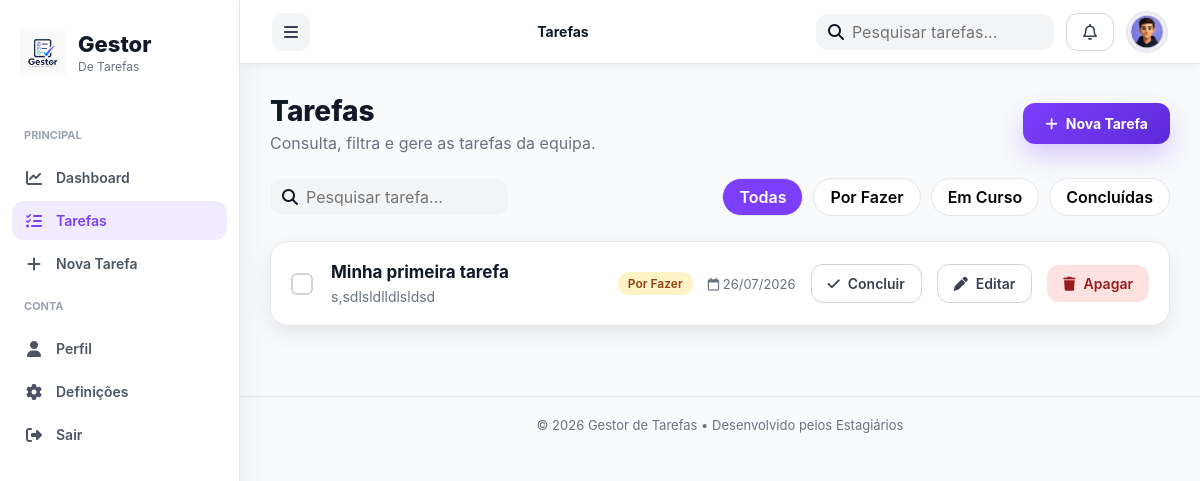
/tarefas.php (signed in), run on the app's committed database.
### tables this page shows
CREATE TABLE `tasks` (
  `id` int(11) NOT NULL,
  `user_id` int(11) NOT NULL,
  `titulo` varchar(200) NOT NULL,
  `descricao` text DEFAULT NULL,
  `status` enum('pendente','em_andamento','concluida') DEFAULT 'pendente',
  `data_limite` date DEFAULT NULL,
  `criado_em` timestamp NOT NULL DEFAULT current_timestamp()
);

### tarefas.php (the view, shortened to what this page needs)
<?php
require_once "config/database.php";
$user_id = $_SESSION["user_id"];
$sql = "SELECT * FROM tasks WHERE user_id = ? ORDER BY criado_em DESC";
$stmt = $conn->prepare($sql);
$stmt->bind_param("i", $user_id);
$stmt->execute();
$tarefas = $stmt->get_result();
?>
<!DOCTYPE html>
<html lang="pt">
<head>
    <link rel="stylesheet" href="https://cdnjs.cloudflare.com/ajax/libs/font-awesome/6.7.2/css/all.min.css">
    <link rel="stylesheet" href="css/style.css">
    <link rel="stylesheet" href="css/components.css">
    <link rel="stylesheet" href="css/layout.css">
    <link rel="stylesheet" href="css/tarefas.css">
    <link rel="stylesheet" href="css/responsive.css">
</head>
<body>
<div class="app">
    <?php include "includes/sidebar.php"; ?>
    <main class="main">
        <?php include "includes/header.php"; ?>
        <section class="tasks-page">
            <div class="tasks-toolbar">
                <div>
                    <h1>Tarefas</h1>
                    <p>Consulta, filtra e gere as tarefas da equipa.</p>
                </div>
                <a href="nova_tarefa.php" class="btn btn-primary">
                    <i class="fa-solid fa-plus"></i>
                    Nova Tarefa
                </a>
            </div>
            <div class="filters">
                <div class="search-box">
                    <i class="fa-solid fa-magnifying-glass"></i>
                    <input type="text" placeholder="Pesquisar tarefa...">
                </div>
                <div class="filter-group">
                    <button class="filter-btn active">Todas</button>
                    <button class="filter-btn">Por Fazer</button>
                    <button class="filter-btn">Em Curso</button>
                    <button class="filter-btn">Concluídas</button>
                </div>
            </div>
            <div class="tasks-list">
                <?php if ($tarefas->num_rows > 0): ?>
                    <?php while ($task = $tarefas->fetch_assoc()): ?>
                        <?php
                        $hoje = date("Y-m-d");
                        $atrasada = (
                            !empty($task["data_limite"]) &&
                            $task["data_limite"] < $hoje &&
                            $task["status"] !== "concluida"
                        );
                        $badgeClasse = "todo";
                        $badgeTexto = "Por Fazer";
                        ?>
                        <article class="card task-item">
                            <div class="task-left">
                                <div class="task-check <?php echo $task["status"] === "concluida" ? "checked" : ""; ?>"></div>
                                <div class="task-info">
                                    <h3><?php echo htmlspecialchars($task["titulo"]); ?></h3>
                                    <?php if (!empty($task["descricao"])): ?>
                                        <p><?php echo htmlspecialchars($task["descricao"]); ?></p>
                                    <?php endif; ?>
                                </div>
                            </div>
                            <div class="task-right">
                                <span class="badge <?php echo $badgeClasse; ?>">
                                    <?php echo $badgeTexto; ?>
                                </span>
                                <?php if (!empty($task["data_limite"])): ?>
                                    <span class="task-date <?php echo $atrasada ? "overdue" : ""; ?>">
                                        <i class="fa-regular fa-calendar"></i>
                                        <?php echo date("d/m/Y", strtotime($task["data_limite"])); ?>
                                    </span>
                                <?php endif; ?>
                                <?php if ($task["status"] !== "concluida"): ?>
                                    <a
                                        href="tarefas/concluir.php?id=<?php echo $task["id"]; ?>"
                                        class="btn btn-secondary"
                                        onclick="return confirm('Marcar esta tarefa como concluída?')">
                                        <i class="fa-solid fa-check"></i>
                                        Concluir
                                    </a>
                                <?php endif; ?>
                                <a
                                    href="editar_tarefa.php?id=<?php echo $task["id"]; ?>"
                                    class="btn btn-secondary">
                                    <i class="fa-solid fa-pen"></i>
                                    Editar
                                </a>
                                <a
                                    href="tarefas/apagar.php?id=<?php echo $task["id"]; ?>"
                                    class="btn btn-danger"
                                    onclick="return confirm('Tens a certeza que queres apagar esta tarefa?')">
                                    <i class="fa-solid fa-trash"></i>
                                    Apagar
                                </a>
                            </div>
                        </article>
                    <?php endwhile; ?>
                <?php endif; ?>
            </div>
        </section>
        <?php include "includes/footer.php"; ?>
    </main>
</div>
</body>
</html>

### css/style.css (style rules this page uses)
:root { --primary:#7B3FFC; --primary-dark:#5E2AD9; --primary-light:#F0EBFF; --success:#2ECC71; --warning:#F1C40F; --orange:#E67E22; --danger:#E74C3C; --info:#3498DB; --white:#FFFFFF; --gray-50:#F9FAFB; --gray-100:#F3F4F6; --gray-200:#E5E7EB; --gray-300:#D1D5DB; --gray-400:#9CA3AF; --gray-500:#6B7280; --gray-600:#4B5563; --gray-700:#374151; --gray-800:#1F2937; --gray-900:#111827; --background:#F8FAFC; --border:#E5E7EB; --shadow-sm:0 2px 6px rgba(0,0,0,.05); --shadow:0 8px 20px rgba(0,0,0,.08); --shadow-lg:0 20px 45px rgba(0,0,0,.12); --radius-sm:8px; --radius:12px; --radius-lg:18px; --radius-xl:24px; --transition:.25s ease; }
* { margin:0; padding:0; box-sizing:border-box; }
html { scroll-behavior:smooth; }
body { font-family: "Inter", "Segoe UI", Arial, sans-serif; background:var(--background); color:var(--gray-900); min-height:100vh; }
a { color:inherit; text-decoration:none; }
button { border:none; background:none; cursor:pointer; font:inherit; }
input, textarea, select { font:inherit; }

### css/components.css (style rules this page uses)
.btn { display:inline-flex; align-items:center; justify-content:center; gap:8px; padding:10px 16px; border-radius:var(--radius); font-weight:600; font-size:14px; transition:var(--transition); white-space:nowrap; }
.btn-primary { background:linear-gradient( 135deg, var(--primary), var(--primary-dark)); color:white; border-radius:12px; padding:12px 22px; font-weight:700; transition:var(--transition); box-shadow: 0 12px 25px rgba(123,63,252,.25); }
.btn-secondary { background:var(--white); color:var(--gray-700); border:1px solid var(--gray-300); }
.btn-danger { background:#FEE2E2; color:#991B1B; }
.card { background:var(--white); border:1px solid var(--gray-200); border-radius:var(--radius-lg); box-shadow:var(--shadow); transition:var(--transition); }
.badge { display:inline-flex; align-items:center; gap:5px; padding:4px 10px; border-radius:999px; font-size:12px; font-weight:600; }
.badge.todo { background:#FEF3C7; color:#92400E; }

### css/layout.css (style rules this page uses)
.app { display:flex; min-height:100vh; }
.main { margin-left:240px; width:calc(100% - 240px); min-height:100vh; }
.search-box { background:var(--gray-100); border-radius:var(--radius); padding:8px 12px; display:flex; align-items:center; gap:8px; }
.search-box input { border:none; background:transparent; outline:none; width:190px; }

### css/tarefas.css (style rules this page uses)
.tasks-page { padding:30px; }
.tasks-toolbar { display:flex; justify-content:space-between; align-items:center; margin-bottom:25px; }
.tasks-toolbar h1 { font-size:28px; font-weight:800; }
.tasks-toolbar p { color:var(--gray-500); margin-top:5px; }
.filters { display:flex; justify-content:space-between; align-items:center; margin-bottom:25px; flex-wrap:wrap; gap:15px; }
.filter-group { display:flex; gap:10px; }
.filter-btn { padding:8px 16px; border-radius:999px; background:var(--white); border:1px solid var(--gray-200); transition:var(--transition); font-weight:600; }
.filter-btn.active { background:var(--primary); color:white; }
.tasks-list { display:flex; flex-direction:column; gap:15px; }
.task-item { display:flex; justify-content:space-between; align-items:center; padding:20px; }
.task-left { display:flex; align-items:center; gap:18px; }
.task-check { width:22px; height:22px; border-radius:6px; border:2px solid var(--gray-300); }
.task-info h3 { font-size:17px; margin-bottom:6px; }
.task-info p { color:var(--gray-500); font-size:14px; }
.task-right { display:flex; align-items:center; gap:15px; }
.task-date { color:var(--gray-500); font-size:13px; }

### data on the page
tasks: titulo "Minha primeira tarefa", descricao "s,sdlsldlldlsldsd", badgeTexto "Por Fazer", data_limite "26/07/2026"

### other printed values
$tituloPagina "Tarefas"
